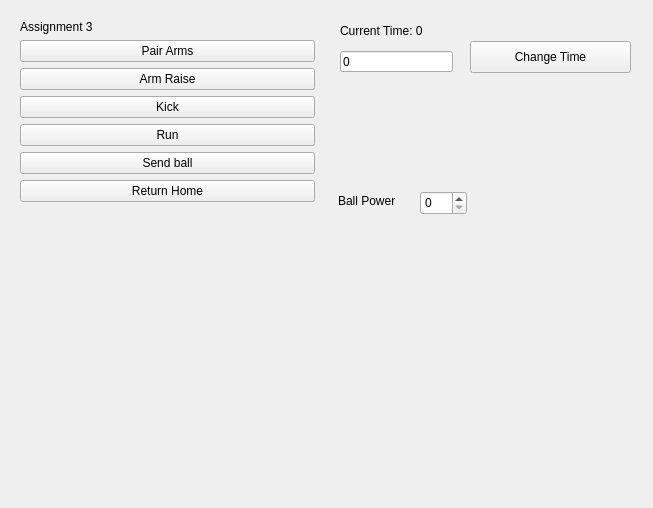
<?xml version="1.0" encoding="UTF-8"?>
<ui version="4.0">
 <class>Form</class>
 <widget class="QWidget" name="Form">
  <property name="geometry">
   <rect>
    <x>0</x>
    <y>0</y>
    <width>653</width>
    <height>508</height>
   </rect>
  </property>
  <property name="windowTitle">
   <string>Form</string>
  </property>
  <layout class="QGridLayout" name="gridLayout">
   <item row="0" column="0">
    <widget class="QWidget" name="controlsBox" native="true">
     <layout class="QVBoxLayout" name="verticalLayout">
      <item>
       <widget class="QLabel" name="label">
        <property name="text">
         <string>Assignment 3</string>
        </property>
       </widget>
      </item>
      <item>
       <widget class="QPushButton" name="pairBtn">
        <property name="text">
         <string>Pair Arms</string>
        </property>
       </widget>
      </item>
      <item>
       <widget class="QPushButton" name="armBtn">
        <property name="text">
         <string>Arm Raise</string>
        </property>
       </widget>
      </item>
      <item>
       <widget class="QPushButton" name="kickBtn">
        <property name="text">
         <string>Kick</string>
        </property>
       </widget>
      </item>
      <item>
       <widget class="QPushButton" name="runBtn">
        <property name="text">
         <string>Run</string>
        </property>
       </widget>
      </item>
      <item>
       <widget class="QPushButton" name="ballBtn">
        <property name="text">
         <string>Send ball</string>
        </property>
       </widget>
      </item>
      <item>
       <widget class="QPushButton" name="homeBtn">
        <property name="text">
         <string>Return Home</string>
        </property>
       </widget>
      </item>
      <item>
       <spacer name="verticalSpacer">
        <property name="orientation">
         <enum>Qt::Vertical</enum>
        </property>
        <property name="sizeHint" stdset="0">
         <size>
          <width>20</width>
          <height>40</height>
         </size>
        </property>
       </spacer>
      </item>
     </layout>
    </widget>
   </item>
   <item row="0" column="1">
    <widget class="QWidget" name="widget" native="true">
     <widget class="QLabel" name="timeLabel">
      <property name="geometry">
       <rect>
        <x>10</x>
        <y>10</y>
        <width>121</width>
        <height>20</height>
       </rect>
      </property>
      <property name="text">
       <string>Current Time: 0</string>
      </property>
     </widget>
     <widget class="QLineEdit" name="timeEdit">
      <property name="geometry">
       <rect>
        <x>10</x>
        <y>40</y>
        <width>113</width>
        <height>21</height>
       </rect>
      </property>
      <property name="text">
       <string>0</string>
      </property>
     </widget>
     <widget class="QPushButton" name="timeBtn">
      <property name="geometry">
       <rect>
        <x>140</x>
        <y>30</y>
        <width>161</width>
        <height>32</height>
       </rect>
      </property>
      <property name="text">
       <string>Change Time</string>
      </property>
     </widget>
     <widget class="QSpinBox" name="powerBox">
      <property name="geometry">
       <rect>
        <x>90</x>
        <y>180</y>
        <width>47</width>
        <height>24</height>
       </rect>
      </property>
      <property name="maximum">
       <number>5</number>
      </property>
     </widget>
     <widget class="QLabel" name="label_2">
      <property name="geometry">
       <rect>
        <x>8</x>
        <y>180</y>
        <width>81</width>
        <height>20</height>
       </rect>
      </property>
      <property name="text">
       <string>Ball Power</string>
      </property>
     </widget>
    </widget>
   </item>
  </layout>
 </widget>
 <resources/>
 <connections/>
</ui>
